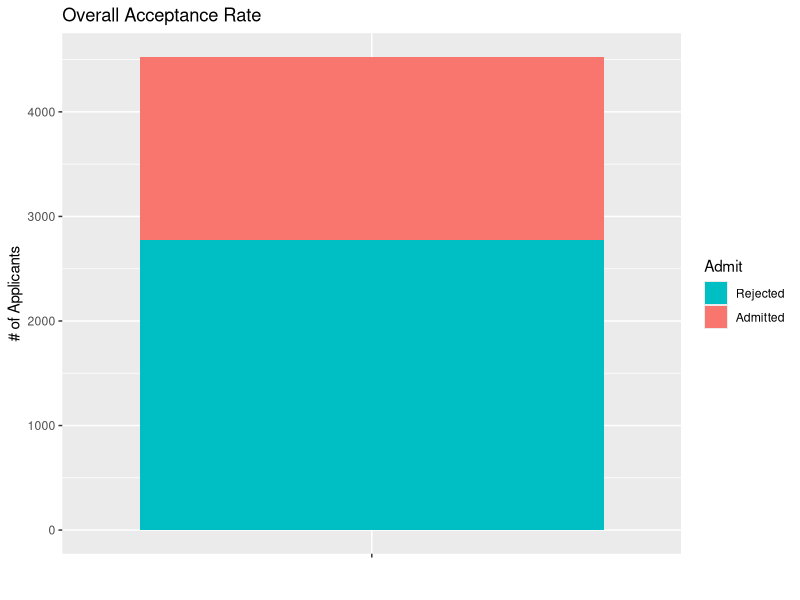
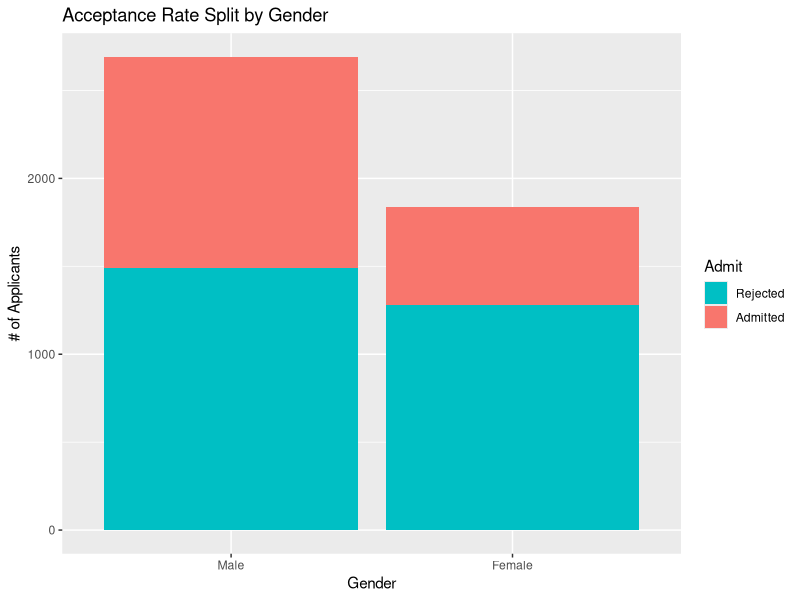

Generate these figures, in order, with R: (Note: this script raises an error after producing the figures.)
setwd("~/Documents/Teaching/MATH141/Lectures/2.1 Confounding/")

library(ggplot2)
library(plyr)
library(scales)
data(UCBAdmissions)
UCB <- as.data.frame(UCBAdmissions)

# Plot overall acceptance rate
pdf("overall.pdf", width=4, height=4)
overall.accpt <- ggplot(
  ddply(UCB, .(Admit), summarize, Freq=sum(Freq)), 
  aes(x=factor(""), y=Freq, fill = Admit)
) + ggtitle("Overall Acceptance Rate") + guides(fill = guide_legend(reverse = TRUE))
overall.accpt + geom_bar(stat = "identity") + xlab("") + ylab("# of Applicants")
dev.off()


# Plot acceptance rate split by gender
gender.accpt <- ggplot(
  ddply(UCB, .(Admit, Gender), summarize, Freq=sum(Freq)), 
  aes(x=Gender, y=Freq, fill = Admit)
) + ggtitle("Acceptance Rate Split by Gender") + guides(fill = guide_legend(reverse = TRUE))

pdf("gender-accpt-count.pdf", width=8, height=4)
gender.accpt + geom_bar(stat = "identity") + ylab("# of Applicants")
dev.off()

pdf("gender-accpt.pdf", width=8, height=4)
gender.accpt + geom_bar(position = "fill") + ylab("% of Applicants") + 
  scale_y_continuous(labels = percent_format())
dev.off()


# Plot acceptance rate split by department
dept.accpt <- ggplot(
  ddply(UCB, .(Admit, Dept), summarize, Freq=sum(Freq)), 
  aes(x=Dept, y=Freq, fill = Admit)
) + ggtitle("Acceptance Rate Split by Department") + 
  guides(fill = guide_legend(reverse = TRUE)) + xlab("Department")
#dept.accpt + geom_bar(stat = "identity") + ylab("# of Applicants")

pdf("dept-accpt.pdf", width=10, height=5)
dept.accpt + geom_bar(position = "fill") + ylab("% of Applicants") + 
  scale_y_continuous(labels = percent_format())
dev.off()


# Plot applicant's gender split by department
dept.gender <- ggplot(
  ddply(UCB, .(Gender, Dept), summarize, Freq=sum(Freq)), 
  aes(x=Dept, y=Freq, fill = Gender, order = -as.numeric(Gender))
) + ggtitle("Applicant's Gender Split by Department") + xlab("Department")
#dept.gender + geom_bar(stat = "identity") + ylab("# of Applicants")

pdf("dept-gender.pdf", width=10, height=5)
dept.gender + geom_bar(position = "fill") + ylab("% of Applicants") + 
  scale_y_continuous(labels = percent_format())
dev.off()


# Plot acceptance rate split by gender x department
split.accpt <- ggplot(
  UCB, 
  aes(x=Gender, y=Freq, fill = Admit)
) + ggtitle("Acceptance Rate Split by Gender & Department") + facet_wrap(~ Dept, nrow = 2) + 
  guides(fill = guide_legend(reverse = TRUE))
# split.accpt + geom_bar(stat = "identity") + ylab("# of Applicants") 

pdf("split-accpt.pdf", width=10, height=7)
split.accpt + geom_bar(position = "fill") + ylab("% of Applicants") + 
  scale_y_continuous(labels = percent_format())
dev.off()




# Toy plots illustrating Simpson's Paradox
x <- c(1,2,3,4,8,9,10,11)
y <- c(6,7,8,9,1,2,3,4)
color <- c(rep("lightseagreen", 4), rep("purple", 4))

w <- 6
h <- 4

pdf("simpsons1.pdf", width=w, height=h)
plot(x, y, pch=19, cex=2, xlim=c(0, 12), ylim=c(0, 10))
dev.off()

pdf("simpsons2.pdf", width=w, height=h)
plot(x, y, pch=19, cex=2, xlim=c(0, 12), ylim=c(0, 10))
abline(lm(y~x), lwd=2, lty=2)
dev.off()

pdf("simpsons3.pdf", width=w, height=h)
plot(x, y, pch=19, cex=2, col=color, xlim=c(0, 12), ylim=c(0, 10))
dev.off()

pdf("simpsons4.pdf", width=w, height=h)
plot(x, y, pch=19, cex=2, col=color, xlim=c(0, 12), ylim=c(0, 10))
abline(lm(y[1:4]~x[1:4]), lwd=2, col="lightseagreen")
abline(lm(y[4+1:4]~x[4+1:4]), lwd=2, col="purple")
dev.off()

pdf("simpsons5.pdf", width=w, height=h)
plot(x, y, pch=19, cex=2, col=color, xlim=c(0, 12), ylim=c(0, 10))
abline(lm(y[1:4]~x[1:4]), lwd=2, col="lightseagreen")
abline(lm(y[4+1:4]~x[4+1:4]), lwd=2, col="purple")
abline(lm(y~x), lwd=2, lty=2)
legend("topright", legend="overall trend", bty='n', lty=2, lwd=2, col="black")
dev.off()
